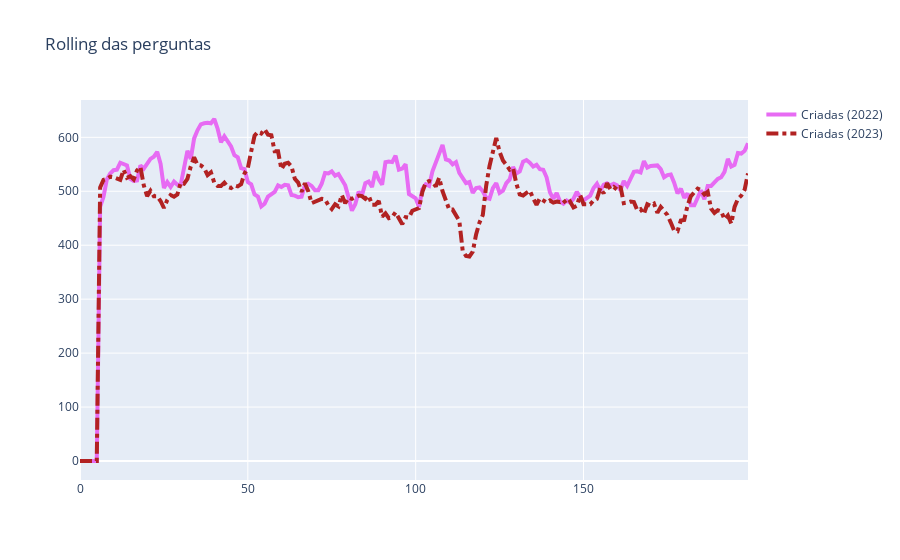

Write notebook code for a chart like this one.
### Code cell
fig = go.Figure()

fig.add_trace(go.Scatter(x=dataframe_total_22["id"], y=dataframe_total_22["soma"], name="Criadas (2022)",
                         line=dict(color='rgb(231,107,243)', width=4)))


fig.add_trace(go.Scatter(x=dataframe_total_23["id"], y=dataframe_total_23["soma"], name="Criadas (2023)",
                         line=dict(color='firebrick', width=4, dash="dashdot")))

fig.update_layout(title='Rolling das perguntas')
fig.show()

### Figure 1 — Plotly figure (JSON) as saved in the notebook; plotly's stock layout.template omitted (floating-point values rounded to 4 significant figures; data arrays with more than 128 entries replaced by an {"elided": "..."} marker saying what was removed)
{"data": [{"line": {"color": "rgb(231,107,243)", "width": 4}, "name": "Criadas (2022)", "type": "scatter", "x": {"elided": "200 int values"}, "y": {"elided": "200 int values"}}, {"line": {"color": "firebrick", "dash": "dashdot", "width": 4}, "name": "Criadas (2023)", "type": "scatter", "x": {"elided": "200 int values"}, "y": {"elided": "200 int values"}}], "layout": {"title": {"text": "Rolling das perguntas"}}}
